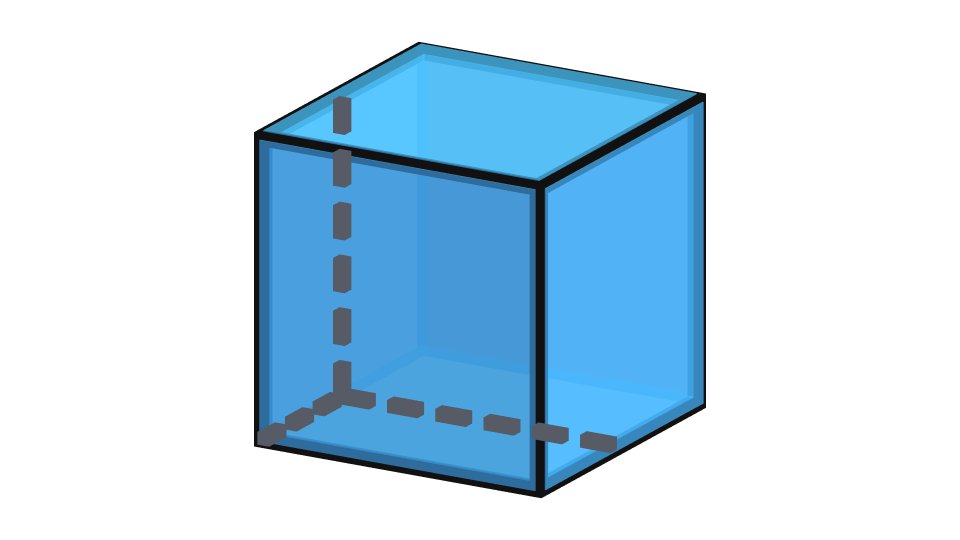
#> input picture 视频/希沃小视频-正方体展开/frames/frame_0000.png, 1920 x 1080 px, found by its file name (shown at 1/2 size); its folder holds only this picture in this run
$ python final_build.py
#> lines starting #> are read from the running program, lines starting #| are printed output that depends on the picture
#!/usr/bin/env python3
# -*- coding: utf-8 -*-
"""一体化：抓帧 + 黑帧检测 + 编码 MP4，一次完成。"""
import os, sys, subprocess, time

HERE = r"C:\Users\aa109\Desktop\AIGame\视频\希沃小视频-正方体展开"
FRAMES = os.path.join(HERE, "frames")
FACEBOX = r"C:\Users\aa109\AppData\Local\Temp\facebox"
EDGE = r"C:\Users\aa109\AppData\Local\Temp\facebox\edge"   # 固定 user-data-dir
FFMPEG = r"C:\Users\aa109\Desktop\AIGame\视频\ffmpeg.exe"
PAGE = "render_faces.html?pair=lr"
URL = "http://127.0.0.1:8643/render_faces.html?pair=lr&frame=%d"
TOTAL = 600
OUT1 = r"C:\Users\aa109\Desktop\AIGame\小学一年级\图形小镇-公开课工具包\渲染素材\长方体相对面-左右上下前后.mp4"
OUT2 = r"C:\Users\aa109\Desktop\AIGame\小学一年级\长方体相对面-左右上下前后.mp4"

from PIL import Image

def capture(i):
#> called with i = 0
    f = os.path.join(FRAMES, 'frame_%04d.png' % i)
    for attempt in range(4):
        prof = EDGE + '_prof'
        cmd = [EDGE, '--headless=new', '--disable-gpu', '--use-angle=swiftshader',
               '--no-first-run', '--no-default-browser-check',
               '--window-size=1920,1080', '--hide-scrollbars',
               '--virtual-time-budget=4000',
               '--user-data-dir=' + prof,
               '--screenshot=' + f, URL % i]
        try:
            subprocess.run(cmd, capture_output=True, timeout=40)
#> (this line was passed over: subprocess is not available in this run)
        except Exception:
            pass
        ok = os.path.isfile(f) and os.path.getsize(f) > 10000
        if ok:
            try:
                im = Image.open(f).convert('L')
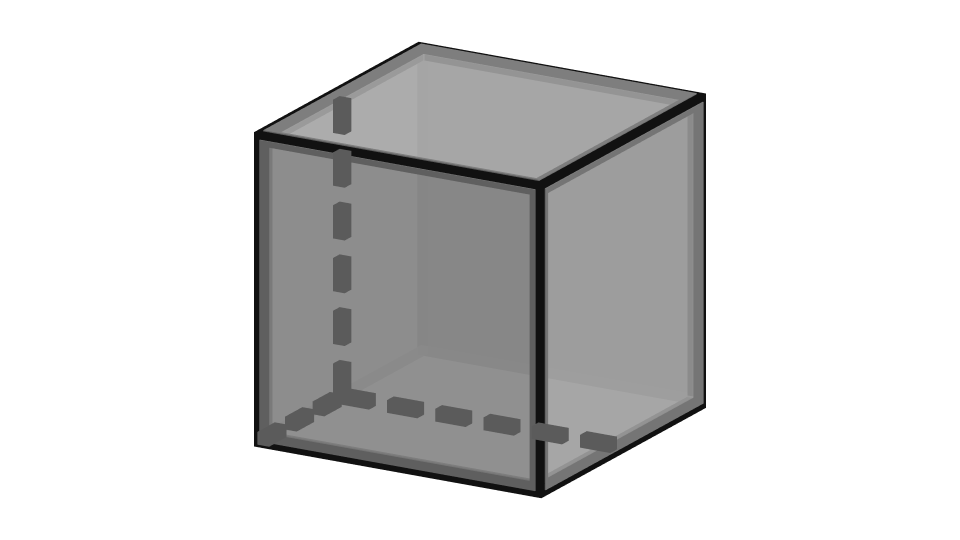
#> im: PIL image 1920x1080 L (shown at 1/2 size); min 17, max 255, mean 213.4
                hist = im.histogram()
#> hist = 256 values, max 1366608 at index 255, min 0 at index 0, mean 8100
                mean = sum(j*v for j, v in enumerate(hist)) / max(1, sum(hist))
#> mean = 213.4
                if mean < 15:                # 黑帧
                    ok = False
            except Exception:
                ok = False
        if ok:
            return True
        try: os.remove(f)
        except OSError: pass
        time.sleep(0.6)
    return False

def main():
    os.makedirs(FRAMES, exist_ok=True)
    for f in os.listdir(FRAMES):
        os.remove(os.path.join(FRAMES, f))
    t0 = time.time()
    miss = list(range(TOTAL))
    rnd = 0
    while miss and time.time() - t0 < 3300:
        rnd += 1
        still = []
        for i in miss:
            if capture(i):
                pass
            else:
                still.append(i)
            if (i + 1) % 60 == 0:
                have = TOTAL - len(still) - (len(miss) - len(still))
                print('round %d progress, elapsed %ds' % (rnd, int(time.time()-t0)), flush=True)
        miss = still
        print('round %d done, missing=%d' % (rnd, len(miss)), flush=True)
    total = len([f for f in os.listdir(FRAMES) if f.endswith('.png')])
    print('frames ready:', total, flush=True)
    if total < TOTAL:
        print('INCOMPLETE', flush=True)
        return 1
    cmd = [FFMPEG, '-y', '-framerate', '30', '-i', os.path.join(FRAMES, 'frame_%04d.png'),
           '-c:v', 'libx264', '-pix_fmt', 'yuv420p', '-crf', '18', '-preset', 'medium',
           '-movflags', '+faststart', OUT1]
    r = subprocess.run(cmd, capture_output=True)
    print('encode rc=', r.returncode, flush=True)
    import shutil
    shutil.copy2(OUT1, OUT2)
    print('FINAL OK', flush=True)
    return 0

if __name__ == '__main__':
#> (the run stopped early here; a loop or call above may not have finished)
